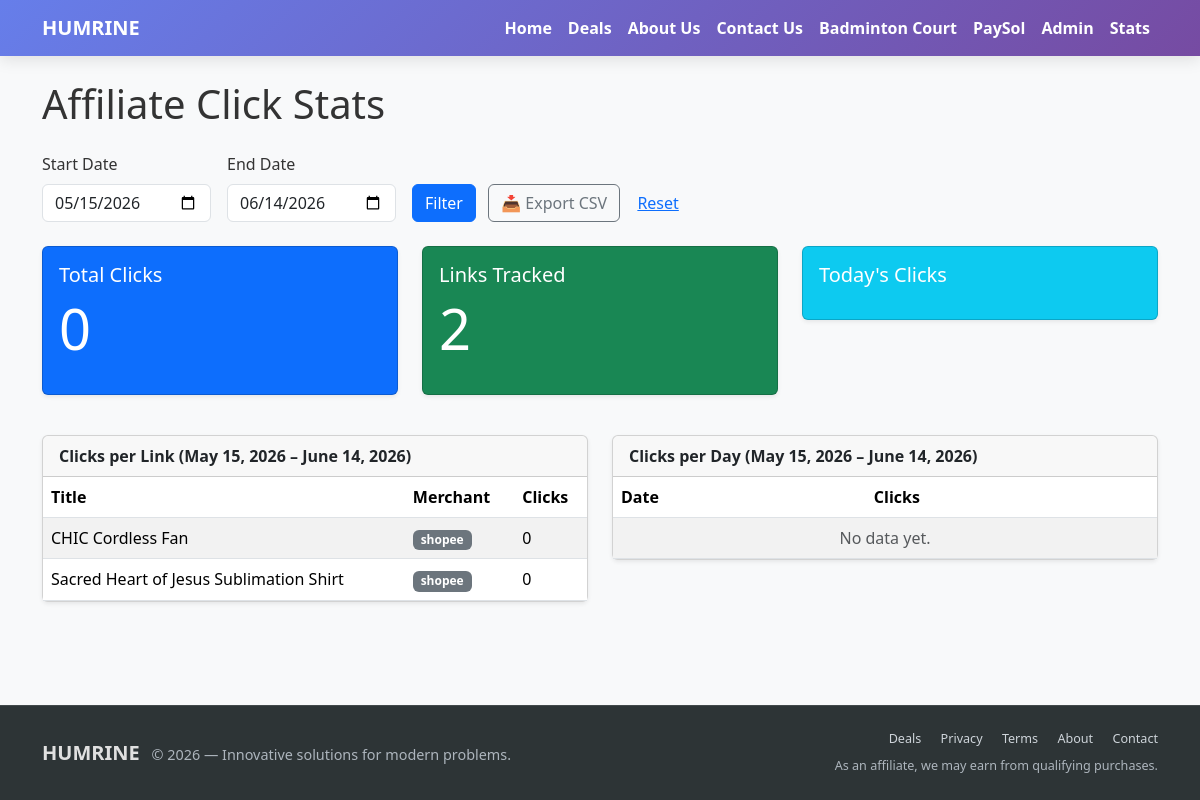
Before: /stats/ (signed in) with the older database file.
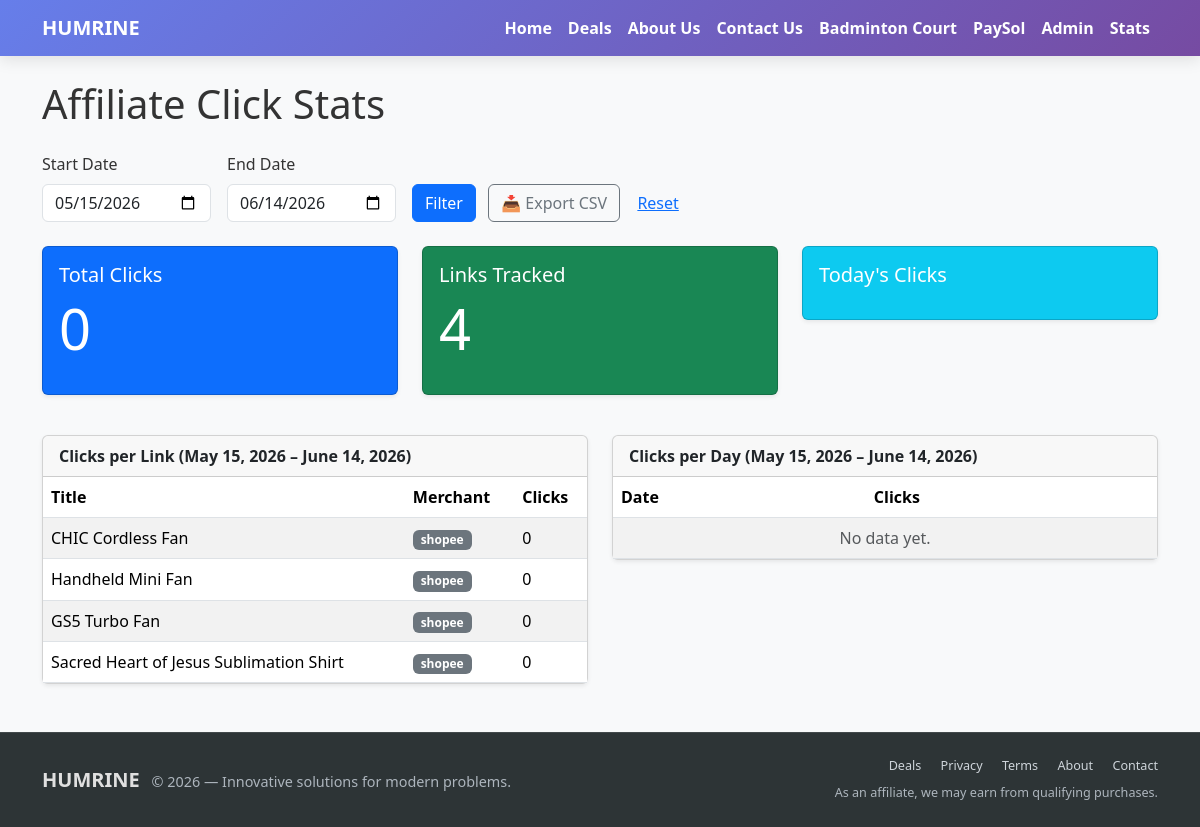
After: the same page with the newer database file.
### affiliate/models.py (models this page shows, shortened)
class TrackedAffiliateLink(models.Model):
    original_url = models.URLField(max_length=2000)
    slug = models.SlugField(unique=True, max_length=100)
    title = models.CharField(max_length=255, blank=True)
    merchant = models.CharField(
        max_length=50,
        choices=[
            ('lazada', 'Lazada'),
            ('shopee', 'Shopee'),
            ('involve', 'Involve Asia'),
            ('other', 'Other'),
        ],
        default='other',
    )
    description = models.TextField(blank=True)
    image_url = models.URLField(blank=True, max_length=2000)
    price = models.DecimalField(max_digits=10, decimal_places=2, null=True, blank=True)
    created_at = models.DateTimeField(auto_now_add=True)

### affiliate/views.py (the view, shortened to what this page needs)
# urls.py: path('stats/', views.affiliate_stats, name='affiliate_stats'),
@staff_member_required
def affiliate_stats(request):
    start_str = request.GET.get('start_date', '')
    end_str = request.GET.get('end_date', '')
    export_csv = request.GET.get('export', '') == 'csv'
    if start_str and end_str:
        try:
            start_date = datetime.strptime(start_str, '%Y-%m-%d').date()
            end_date = datetime.strptime(end_str, '%Y-%m-%d').date()
        except ValueError:
            start_date = date.today() - timedelta(days=30)
            end_date = date.today()
    else:
        start_date = date.today() - timedelta(days=30)
        end_date = date.today()
    clicks_in_range = AffiliateClick.objects.filter(
        clicked_at__date__gte=start_date,
        clicked_at__date__lte=end_date,
    )
    clicks_per_link = TrackedAffiliateLink.objects.annotate(
        click_count=Count('clicks', filter=Q(clicks__in=clicks_in_range))
    ).order_by('-click_count')
    clicks_per_day = (
        clicks_in_range
        .annotate(day=TruncDate('clicked_at'))
        .values('day')
        .annotate(count=Count('id'))
        .order_by('-day')
    )
    context = {
        'clicks_per_link': clicks_per_link,
        'clicks_per_day': clicks_per_day,
        'total_clicks': clicks_in_range.count(),
        'today': date.today(),
        'start_date': start_date,
        'end_date': end_date,
    }
    return render(request, 'affiliate/stats.html', context)

### affiliate/templates/affiliate/stats.html (shortened to what this page needs)
{% extends "base.html" %}
{% block content %}
<div class="container py-4">
    <h1 class="mb-4">Affiliate Click Stats</h1>
    <form method="get" class="row g-3 align-items-end mb-4">
        <div class="col-auto">
            <label for="start_date" class="form-label">Start Date</label>
            <input type="date" class="form-control" id="start_date" name="start_date"
                   value="{{ start_date|date:'Y-m-d' }}">
        </div>
        <div class="col-auto">
            <label for="end_date" class="form-label">End Date</label>
            <input type="date" class="form-control" id="end_date" name="end_date"
                   value="{{ end_date|date:'Y-m-d' }}">
        </div>
        <div class="col-auto">
            <button type="submit" class="btn btn-primary">Filter</button>
            <a href="?{% if start_date %}start_date={{ start_date|date:'Y-m-d' }}&end_date={{ end_date|date:'Y-m-d' }}&{% endif %}export=csv" class="btn btn-outline-secondary ms-2">
                📥 Export CSV
            </a>
            <a href="?" class="btn btn-link">Reset</a>
        </div>
    </form>
    <div class="row mb-4">
        <div class="col-md-4">
            <div class="card text-white bg-primary mb-3 shadow-sm">
                <div class="card-body">
                    <h5 class="card-title">Total Clicks</h5>
                    <p class="display-4">{{ total_clicks }}</p>
                </div>
            </div>
        </div>
        <div class="col-md-4">
            <div class="card text-white bg-success mb-3 shadow-sm">
                <div class="card-body">
                    <h5 class="card-title">Links Tracked</h5>
                    <p class="display-4">{{ clicks_per_link|length }}</p>
                </div>
            </div>
        </div>
        <div class="col-md-4">
            <div class="card text-white bg-info mb-3 shadow-sm">
                <div class="card-body">
                    <h5 class="card-title">Today's Clicks</h5>
                </div>
            </div>
        </div>
    </div>
    <div class="row">
        <div class="col-md-6 mb-4">
            <div class="card shadow-sm">
                <div class="card-header fw-bold">Clicks per Link ({{ start_date }} – {{ end_date }})</div>
                <div class="card-body p-0">
                    <table class="table table-striped mb-0">
                        <thead>
                            <tr>
                                <th>Title</th>
                                <th>Merchant</th>
                                <th>Clicks</th>
                            </tr>
                        </thead>
                        <tbody>
                            {% for link in clicks_per_link %}
                                <tr>
                                    <td>{{ link.title|default:link.slug }}</td>
                                    <td><span class="badge bg-secondary">{{ link.merchant }}</span></td>
                                    <td>{{ link.click_count }}</td>
                                </tr>
                            {% empty %}
                                <tr><td colspan="3" class="text-center text-muted">No links yet.</td></tr>
                            {% endfor %}
                        </tbody>
                    </table>
                </div>
            </div>
        </div>
        <div class="col-md-6 mb-4">
            <div class="card shadow-sm">
                <div class="card-header fw-bold">Clicks per Day ({{ start_date }} – {{ end_date }})</div>
                <div class="card-body p-0">
                    <table class="table table-striped mb-0">
                        <thead>
                            <tr>
                                <th>Date</th>
                                <th>Clicks</th>
                            </tr>
                        </thead>
                        <tbody>
                            {% for day in clicks_per_day %}
                                <tr>
                                    <td>{{ day.day|date:"M d, Y" }}</td>
                                    <td>{{ day.count }}</td>
                                </tr>
                            {% empty %}
                                <tr><td colspan="2" class="text-center text-muted">No data yet.</td></tr>
                            {% endfor %}
                        </tbody>
                    </table>
                </div>
            </div>
        </div>
    </div>
</div>
{% endblock %}

### templates/base.html (shortened to what this page needs)
{% load django_bootstrap5 %}
<!DOCTYPE html>
<html lang="en">
<head>
    {% bootstrap_css %}
</head>
<body>
    <nav class="navbar navbar-expand-lg navbar-dark">
        <div class="container">
            <a class="navbar-brand" href="/">HUMRINE</a>
            <div class="collapse navbar-collapse" id="navbarNav">
                <ul class="navbar-nav ms-auto">
                    <li class="nav-item"><a class="nav-link" href="/">Home</a></li>
                    <li class="nav-item"><a class="nav-link" href="{% url 'deals' %}">Deals</a></li>
                    <li class="nav-item"><a class="nav-link" href="{% url 'about' %}">About Us</a></li>
                    <li class="nav-item"><a class="nav-link" href="{% url 'contact' %}">Contact Us</a></li>
                    <li class="nav-item"><a class="nav-link" href="/court">Badminton Court</a></li>
                    <li class="nav-item"><a class="nav-link" href="javascript:alert('Watch out for this site soon!')">PaySol</a></li>
                    <li class="nav-item"><a class="nav-link" href="/admin/">Admin</a></li>
                    {% if user.is_staff %}
                        <li class="nav-item"><a class="nav-link" href="{% url 'affiliate_stats' %}">Stats</a></li>
                    {% endif %}
                </ul>
            </div>
        </div>
    </nav>
    {% block content %}{% endblock %}
    <footer class="footer">
        <div class="container py-4">
            <div class="row align-items-center">
                <div class="col-md-6 mb-3 mb-md-0 text-center text-md-start">
                    <span class="fw-bold fs-5">HUMRINE</span>
                    <span class="text-muted-light d-block d-md-inline ms-md-2">&copy; {% now "Y" %} &mdash; Innovative solutions for modern problems.</span>
                </div>
                <div class="col-md-6 text-center text-md-end">
                    <ul class="list-inline mb-2 small">
                        <li class="list-inline-item"><a href="{% url 'deals' %}" class="footer-link">Deals</a></li>
                        <li class="list-inline-item ms-2"><a href="{% url 'privacy_policy' %}" class="footer-link">Privacy</a></li>
                        <li class="list-inline-item ms-2"><a href="{% url 'terms_of_service' %}" class="footer-link">Terms</a></li>
                        <li class="list-inline-item ms-2"><a href="{% url 'about' %}" class="footer-link">About</a></li>
                        <li class="list-inline-item ms-2"><a href="{% url 'contact' %}" class="footer-link">Contact</a></li>
                    </ul>
                    <p class="text-muted-light small mb-0">As an affiliate, we may earn from qualifying purchases.</p>
                </div>
            </div>
        </div>
    </footer>
</body>
</html>

### templates/base.html (style rules this page uses)
:root { --primary-gradient: linear-gradient(135deg, #667eea 0%, #764ba2 100%); --secondary-gradient: linear-gradient(135deg, #f093fb 0%, #f5576c 100%); --glass-bg: rgba(255, 255, 255, 0.1); --glass-border: rgba(255, 255, 255, 0.2); }
body { font-family: 'Segoe UI', Tahoma, Geneva, Verdana, sans-serif; background-color: #f8f9fa; color: #333; min-height: 100vh; display: flex; flex-direction: column; }
.navbar { background: var(--primary-gradient); box-shadow: 0 4px 15px rgba(0,0,0,0.1); }
.navbar-brand, .nav-link { color: white !important; font-weight: 600; }
.footer { background: #2d3436; color: #e0e0e0; font-size: 0.9rem; border-top: 1px solid rgba(255,255,255,0.1); margin-top: auto; padding: 0; }
.footer-link { color: #ced4da; text-decoration: none; transition: color 0.2s; }
.text-muted-light { color: #adb5bd !important; }

Changed rows visible on the page:
added TrackedAffiliateLink: title "Handheld Mini Fan", merchant "shopee", click_count "0"
added TrackedAffiliateLink: title "GS5 Turbo Fan", merchant "shopee", click_count "0"
Other visible differences:
{{ clicks_per_link|length }}: "2" → "4"
